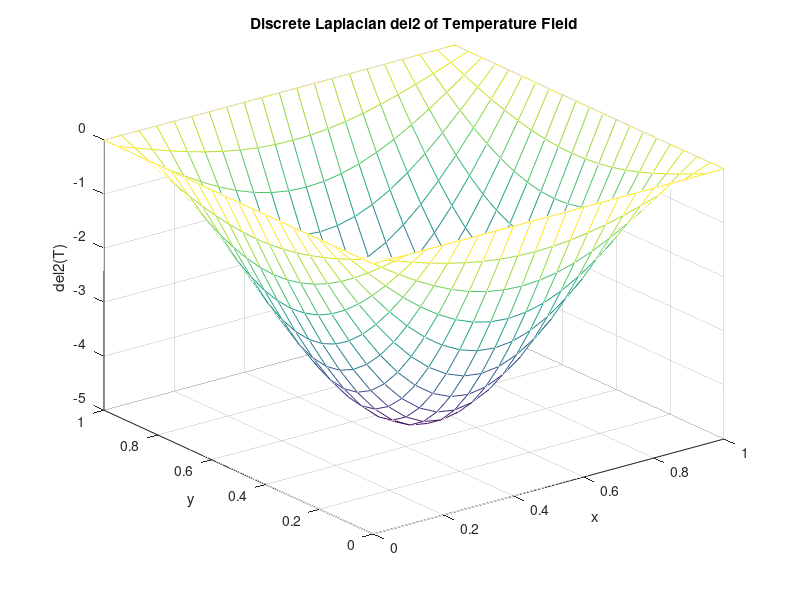

The MATLAB script that drew this image:
% Discrete Laplacian of Thermal Field
[X, Y] = meshgrid(0:0.05:1, 0:0.05:1);
T = sin(pi * X) .* sin(pi * Y);
L = del2(T, 0.05, 0.05);

figure(1);
mesh(X, Y, L);
title('Discrete Laplacian del2 of Temperature Field');
xlabel('x');
ylabel('y');
zlabel('del2(T)');
